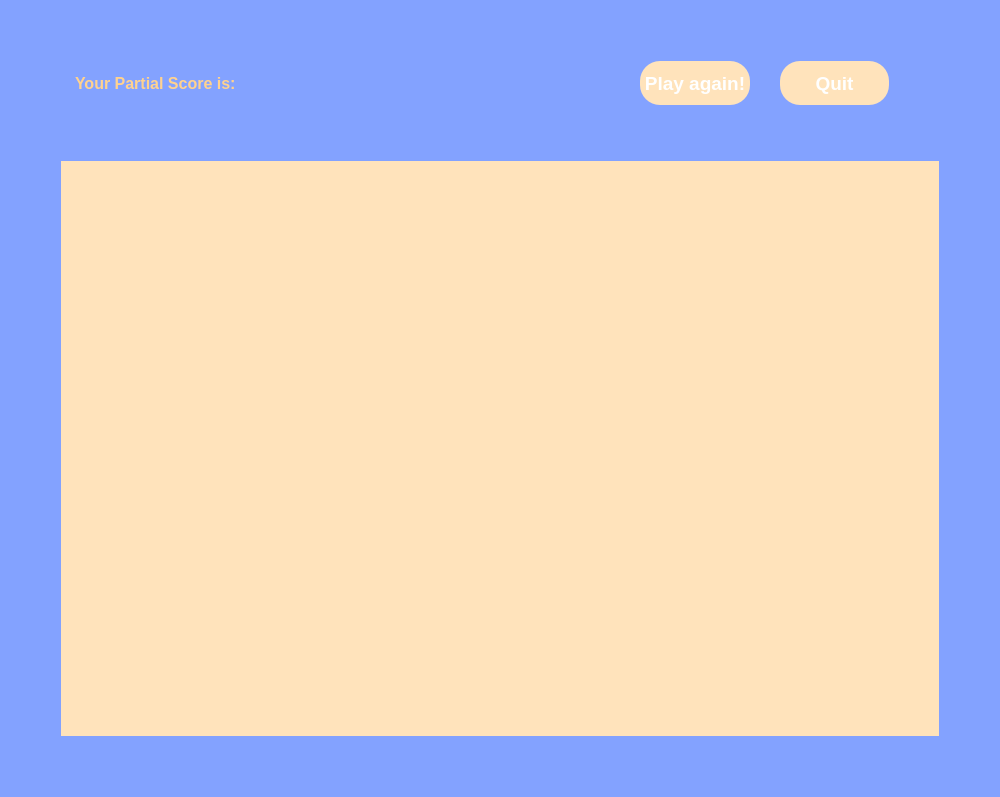
<?xml version="1.0" encoding="UTF-8"?>
<ui version="4.0">
 <class>ArticleSummary</class>
 <widget class="QWidget" name="ArticleSummary">
  <property name="geometry">
   <rect>
    <x>0</x>
    <y>0</y>
    <width>1000</width>
    <height>797</height>
   </rect>
  </property>
  <property name="windowTitle">
   <string>ArticleSummary</string>
  </property>
  <property name="styleSheet">
   <string notr="true">QWidget {
	background-color: #83A2FF;
	color: #FFFFFF;
}</string>
  </property>
  <layout class="QVBoxLayout" name="verticalLayout_2">
   <item>
    <layout class="QVBoxLayout" name="verticalLayout" stretch="1,4">
     <property name="leftMargin">
      <number>50</number>
     </property>
     <property name="rightMargin">
      <number>50</number>
     </property>
     <property name="bottomMargin">
      <number>50</number>
     </property>
     <item>
      <layout class="QHBoxLayout" name="horizontalLayout_2" stretch="3,2">
       <item>
        <widget class="QLabel" name="score_label">
         <property name="sizePolicy">
          <sizepolicy hsizetype="Expanding" vsizetype="Expanding">
           <horstretch>1</horstretch>
           <verstretch>1</verstretch>
          </sizepolicy>
         </property>
         <property name="font">
          <font>
           <pointsize>12</pointsize>
           <weight>75</weight>
           <bold>true</bold>
          </font>
         </property>
         <property name="styleSheet">
          <string notr="true">border-radius: 50%; /* Makes the label circular */
border: 2px solid #000000; /* Border color and width */
padding: 10px; /* Adjust padding as needed */
background-color: #83A2FF;
color: #FFD28F;
border: none;
</string>
         </property>
         <property name="text">
          <string>Your Partial Score is:</string>
         </property>
         <property name="wordWrap">
          <bool>true</bool>
         </property>
        </widget>
       </item>
       <item>
        <layout class="QHBoxLayout" name="horizontalLayout">
         <property name="spacing">
          <number>30</number>
         </property>
         <property name="leftMargin">
          <number>50</number>
         </property>
         <property name="topMargin">
          <number>50</number>
         </property>
         <property name="rightMargin">
          <number>50</number>
         </property>
         <property name="bottomMargin">
          <number>50</number>
         </property>
         <item>
          <widget class="QPushButton" name="play_again_button">
           <property name="sizePolicy">
            <sizepolicy hsizetype="Expanding" vsizetype="Expanding">
             <horstretch>1</horstretch>
             <verstretch>1</verstretch>
            </sizepolicy>
           </property>
           <property name="font">
            <font>
             <pointsize>14</pointsize>
             <weight>75</weight>
             <bold>true</bold>
            </font>
           </property>
           <property name="styleSheet">
            <string notr="true">QPushButton {
	border-radius: 20px; /* Adjust the radius as needed */
	background-color: #FFE3BB;
}
QPushButton:hover {
	background-color: #FFD28F;
	}
QPushButton:pressed {
	background-color: #B4BDFF;
}</string>
           </property>
           <property name="text">
            <string>Play again!</string>
           </property>
          </widget>
         </item>
         <item>
          <widget class="QPushButton" name="quit_button">
           <property name="sizePolicy">
            <sizepolicy hsizetype="Expanding" vsizetype="Expanding">
             <horstretch>1</horstretch>
             <verstretch>1</verstretch>
            </sizepolicy>
           </property>
           <property name="font">
            <font>
             <pointsize>14</pointsize>
             <weight>75</weight>
             <bold>true</bold>
            </font>
           </property>
           <property name="styleSheet">
            <string notr="true">QPushButton {
	border-radius: 20px; /* Adjust the radius as needed */
	background-color: #FFE3BB;
}
QPushButton:hover {
	background-color: #FFD28F;
	}
QPushButton:pressed {
	background-color: #B4BDFF;
}</string>
           </property>
           <property name="text">
            <string>Quit</string>
           </property>
          </widget>
         </item>
        </layout>
       </item>
      </layout>
     </item>
     <item>
      <layout class="QHBoxLayout" name="table_layout">
       <item>
        <widget class="QTableView" name="summary_table">
         <property name="sizePolicy">
          <sizepolicy hsizetype="Expanding" vsizetype="Expanding">
           <horstretch>0</horstretch>
           <verstretch>1</verstretch>
          </sizepolicy>
         </property>
         <property name="font">
          <font>
           <pointsize>10</pointsize>
           <weight>75</weight>
           <bold>true</bold>
          </font>
         </property>
         <property name="styleSheet">
          <string notr="true">QTableView {
	color: white;
	border: 2px solid #000000; 
	padding: 10px; 
	background-color: #FFE3BB;
	color: black;
	font-weight: bold;
	border: none;
}

QHeaderView::section {
	color: white;
	background-color: #FFD28F; 
	border: 1px solid #555; 
	height: 36px;     
	width: 260px;
	font-weight: bold;
}</string>
         </property>
         <property name="cornerButtonEnabled">
          <bool>false</bool>
         </property>
        </widget>
       </item>
      </layout>
     </item>
    </layout>
   </item>
  </layout>
 </widget>
 <resources/>
 <connections/>
</ui>
